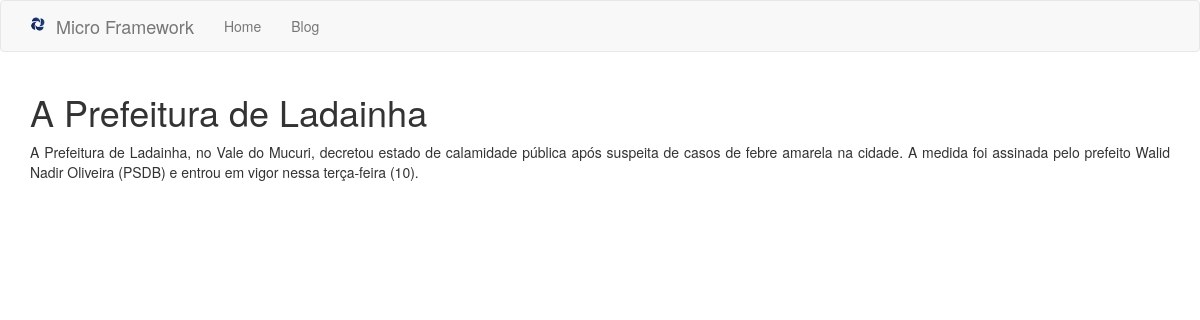
The page /post/5/show on the database as committed earlier.
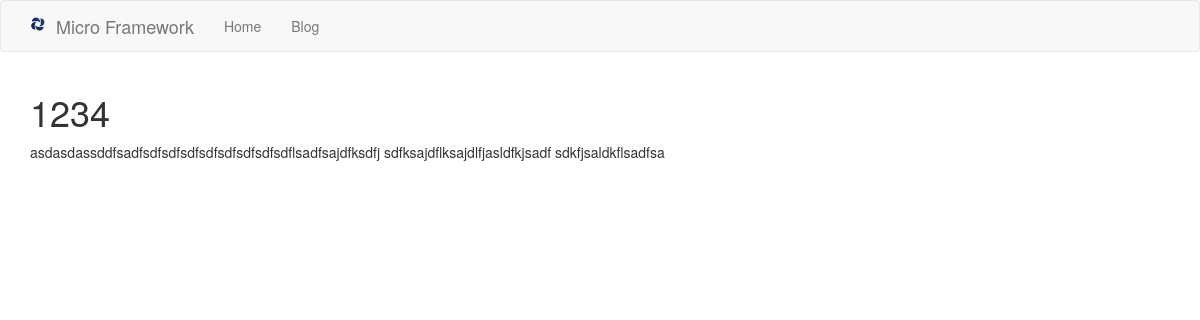
The same page on the database as committed later.
### tables this page shows
CREATE TABLE posts (id INTEGER CONSTRAINT posts_index PRIMARY KEY ASC AUTOINCREMENT, title VARCHAR (255) NOT NULL, content TEXT NOT NULL);

### app/Controllers/PostsController.php (called while the page is built, shortened)
<?php
class PostsController extends BaseController
{
    private $post;
    public function __construct()
    {
        $this->post = Container::getModel("Post");
    }
    public function show($id)
    {
        $this->view->post = $this->post->find($id);
        return $this->renderView('posts/show', 'layout');
    }
}

### core/bootstrap.php (called while the page is built, shortened)
<?php
$routes = require_once __DIR__ . "/../app/routes.php";
$route = new \Core\Route($routes);

### public/index.php (called while the page is built, shortened)
<?php
require_once __DIR__ . "/../core/bootstrap.php";

### core/BaseModel.php (called while the page is built, shortened)
<?php
abstract class BaseModel
{
    private $pdo;
    protected $table;
    public function __construct(PDO $pdo)
    {
        $this->pdo = $pdo;
    }
    public function find($id)
    {
        $query = "SELECT * FROM {$this->table} WHERE id=:id";
        $stmt = $this->pdo->prepare($query);
        $stmt->bindValue(":id", $id);
        $stmt->execute();
        $result = $stmt->fetch();
        return $result;
    }
}

### core/DataBase.php (called while the page is built, shortened)
<?php
class DataBase
{
    public static function getDataBase()
    {
        $conf = include_once __DIR__ . "/../app/database.php";
        if($conf['driver'] == 'sqlite'){
            $sqlite = __DIR__ . "/../storage/database/" . $conf['sqlite']['host'];
            $sqlite = "sqlite:" . $sqlite;
            try{
                $pdo = new PDO($sqlite);
                $pdo->setAttribute(PDO::ATTR_ERRMODE, PDO::ERRMODE_EXCEPTION);
                $pdo->setAttribute(PDO::ATTR_DEFAULT_FETCH_MODE, PDO::FETCH_OBJ);
                return $pdo;
            }catch (PDOException $e){
                echo $e->getMessage();
            }
        }
    }
}

### core/Container.php (called while the page is built, shortened)
<?php
class Container
{
    public static function getModel($model)
    {
        return new $objModel(DataBase::getDatabase());
    }
}

### app/Views/posts/show.phtml (the view)
<div class="container">
    <h1 class="h1"><?php echo $this->view->post->title; ?></h1>
    <p class="text-justify"><?php echo $this->view->post->content;  ?></p>
</div>

Rows that differ between the two databases and show on the page:
changed posts: title "A Prefeitura de Ladainha" → "1234"; content "A Prefeitura de Ladainha, no Vale do Mucuri, decretou estado de calamidade pública após suspeita de casos de febre amarela na cidade. A medida foi assinada pelo prefeito Walid Nadir Oliveira (PSDB) e entrou em vigor nessa terça-feira (10)." → "asdasdassddfsadfsdfsdfsdfsdfsdfsdfsdfsdflsadfsajdfksdfj sdfksajdflksajdlfjasldfkjsadf sdkfjsaldkflsadfsa"
